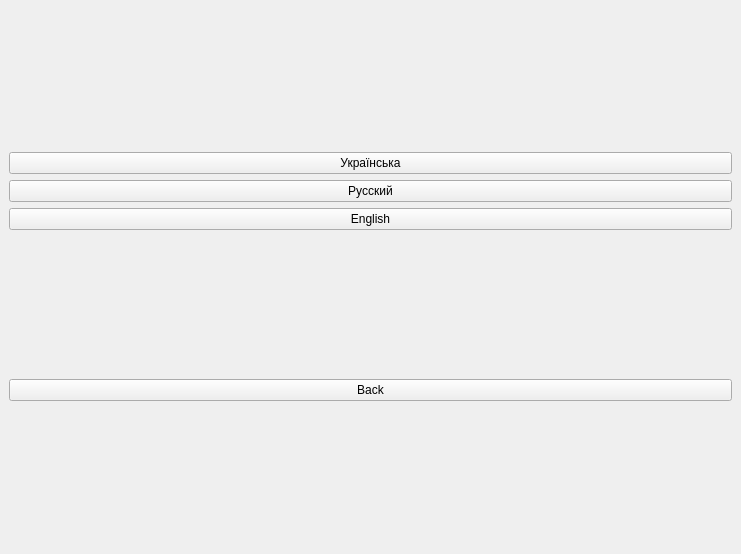
<?xml version="1.0" encoding="UTF-8"?>
<ui version="4.0">
 <class>MainWindow</class>
 <widget class="QMainWindow" name="MainWindow">
  <property name="geometry">
   <rect>
    <x>0</x>
    <y>0</y>
    <width>741</width>
    <height>554</height>
   </rect>
  </property>
  <property name="windowTitle">
   <string>TestComplex</string>
  </property>
  <widget class="QWidget" name="centralwidget">
   <layout class="QGridLayout" name="gridLayout">
    <item row="1" column="0">
     <layout class="QHBoxLayout" name="horizontalLayout">
      <item>
       <widget class="QPushButton" name="Back1Button">
        <property name="text">
         <string>Back</string>
        </property>
       </widget>
      </item>
     </layout>
    </item>
    <item row="0" column="0">
     <layout class="QVBoxLayout" name="verticalLayout">
      <item>
       <widget class="QPushButton" name="UAButton">
        <property name="text">
         <string>Українська</string>
        </property>
       </widget>
      </item>
      <item>
       <widget class="QPushButton" name="RUButton">
        <property name="text">
         <string>Русский</string>
        </property>
       </widget>
      </item>
      <item>
       <widget class="QPushButton" name="ENButton">
        <property name="text">
         <string>English</string>
        </property>
       </widget>
      </item>
     </layout>
    </item>
   </layout>
  </widget>
 </widget>
 <resources/>
 <connections/>
</ui>
